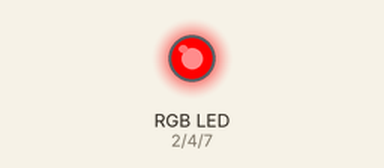
Recording of a sketch running on a simulated Arduino Uno, built with avr-gcc and run on an emulated ATmega328P. On the bench: an RGB LED mixed from three pins (HIGH = lit).

Above: at 0.5 s.
At 1.5 s:
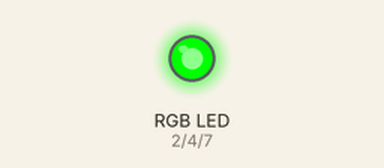
At 2.5 s:
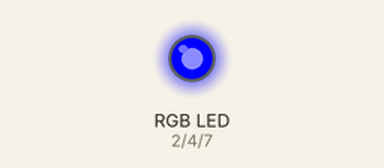
At 3.5 s:
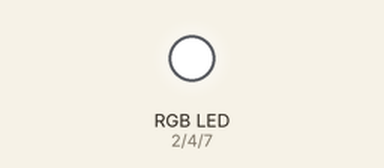
Timing chart, 0 to 5.2 s (numbered marks = the images above):
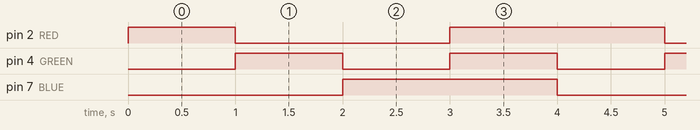

Measured:
- by itself, pin 2 (RED): repeats every 4.0 s: LOW 2.0 s, HIGH 2.0 s
- by itself, pin 4 (GREEN): alternates HIGH for 1.0 s and LOW for 1.0 s
- by itself, pin 7 (BLUE): alternates HIGH for 2.0 s and LOW for 2.0 s

The sketch:

sketch_sep5a.ino
```cpp
#define RED 2
#define GREEN 4
#define BLUE 7


enum test {red, blue, green, white};


void setup() {
  // put your setup code here, to run once:

  Serial.begin(9600);
  pinMode(RED, OUTPUT);
  pinMode(GREEN, OUTPUT);
  pinMode(BLUE, OUTPUT);
}

void loop()
{
  // put your main code here, to run repeatedly:

  print_rgb(red);
  delay(1000);
  print_rgb(green);
  delay(1000);
  print_rgb(blue);
  delay(1000);
  print_rgb(white);
  delay(1000);


}
void print_rgb(int rgb)
{
  switch (rgb)
  {
  case red :
      digitalWrite(RED, HIGH);
      digitalWrite(GREEN, LOW);
      digitalWrite(BLUE, LOW);
      break;
  case blue :
      digitalWrite(RED, LOW);
      digitalWrite(GREEN, LOW);
      digitalWrite(BLUE, HIGH);
      break;
  case green :
      digitalWrite(RED,LOW);
      digitalWrite(GREEN,HIGH);
      digitalWrite(BLUE, LOW);
      break;
  case white :
      digitalWrite(RED, HIGH);
      digitalWrite(GREEN, HIGH);
      digitalWrite(BLUE, HIGH);
      break;
  //defalt:
  //    digitalWrite(RED, LOW);
  //    digitalWrite(GREEN, LOW);
  //    digitalWrite(BLUE, LOW);
  }
}
```
